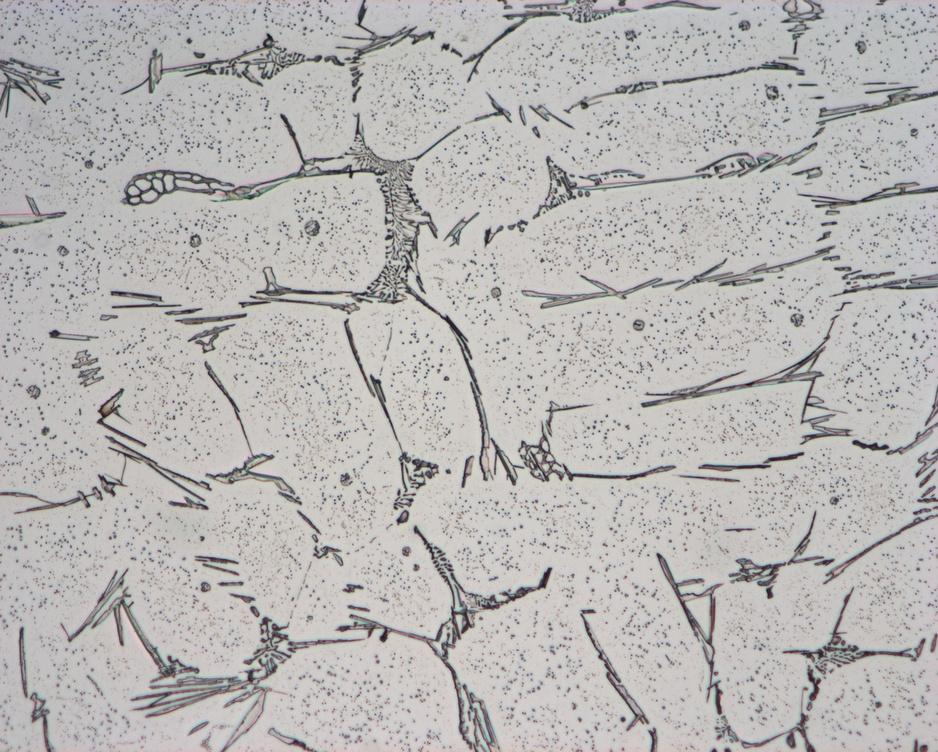
#> input picture Imageanalysis/c.97_500X-y8000_p3.JPG, 938 x 752 px, shrunk from 2752 x 2208 before the run
$ python particles_on_the_edge.py
#> lines starting #> are read from the running program, lines starting #| are printed output that depends on the picture; after the words box and inside, x2 and y2 are one past the last pixel; in counts of white or black regions, pixels touching at a corner belong together
import cv2
import pylab
import matplotlib.pyplot as plt
from scipy import ndimage
from PIL import Image
import numpy as np
import pandas as pd
import os

def CheckParticlesOnTheEdge(im,contours):

    columns = ['Perimeter','Area','Contour']
    conts = [cnt for cnt in contours]
    perimeters = [cv2.arcLength(cnt,True) for cnt in contours] # Get the Perimeters of each Contour. True is for closed contours.
    areas = [cv2.contourArea(cnt) for cnt in contours]
    hulls = [cv2.convexHull(cnt) for cnt in contours]

    df = pd.DataFrame(list(zip(perimeters, areas,conts)), columns=columns)
    df = df.sort_values(by=['Perimeter','Area'],ascending=False)

    x_size,y_size,_ = im.shape

    contour_edge = None
    row = df.iloc[0]
    #for k,row in df.iterrows():
    c = row['Contour']
    for point in c:
        x,y = point[0]
        print(point[0])
        '''
        if(x == 0 or x == x_size - 1):
            contour_edge = c
            print('x = ' + str(x))
        if(y == 0 or y == y_size - 1):
            contour_edge = c
            print('y = ' + str(y))
        '''


    plt_image = cv2.drawContours(im, contours, -1, (0,255,0), 3)

    CheckParticlesOnTheEdge(im,contours)
    plt_image = cv2.drawContours(im, contour_edge, -1, (0,255,0), 3)
    plt.imshow(plt_image)
    plt.show()


if __name__=='__main__':
    __loc__ = os.path.realpath(os.path.join(os.getcwd(),os.path.dirname(__file__)))
    filename = 'c.97_500X-y8000_p3.JPG'
    filepath = os.path.join(__loc__,filename)

    im = cv2.imread(filepath)
#> im is the input picture: shape (752, 938, 3); mean B, G, R 180.5, 181.8, 183.9

    #img2 = np.pad(im.copy(), ((1,1), (1,1), (0,0)), 'edge')
    # call openCV with img2, it will set all the border pixels in our new pad with 0
    # now get rid of our border
    #im = img2[1:-1,1:-1,:]
    # img is now set to the original dimensions, and the contours can be at the edge of the image


    imgray = cv2.cvtColor(im, cv2.COLOR_BGR2GRAY)
    ret, thresh = cv2.threshold(imgray, 127, 255, 0)
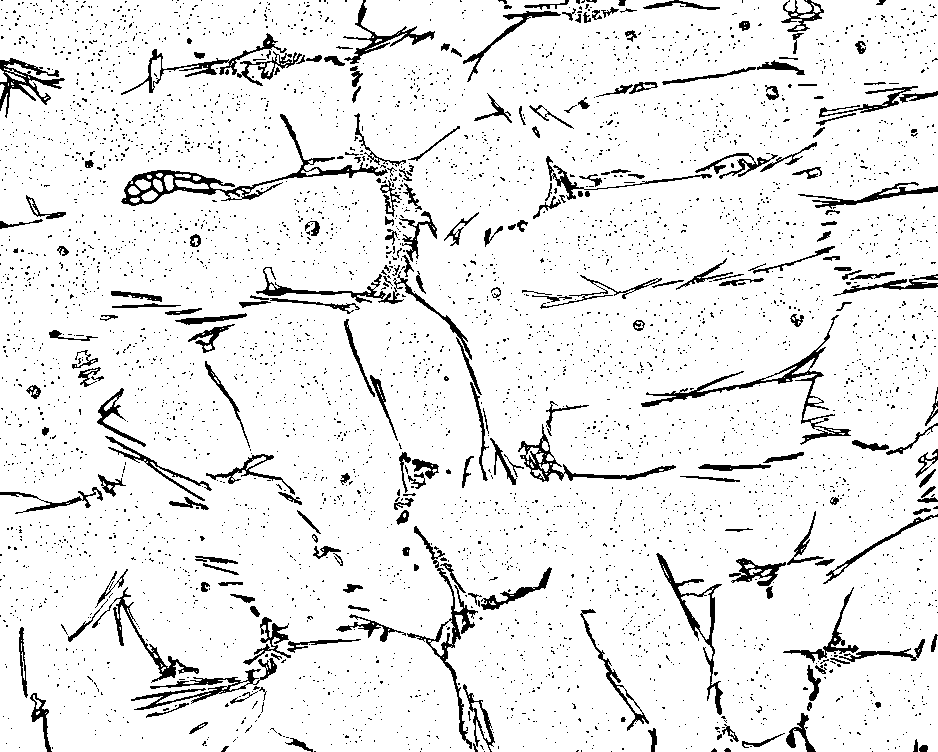
#> thresh: shape (752, 938); 91.9% white; 4380 black regions (4150 under 20 px), largest, box (x1, y1, x2, y2) and area: (121, 114, 388, 206) 2466, (641, 315, 851, 445) 1934, (407, 526, 478, 749) 1505

    can = cv2.Canny(imgray, 30, 100)
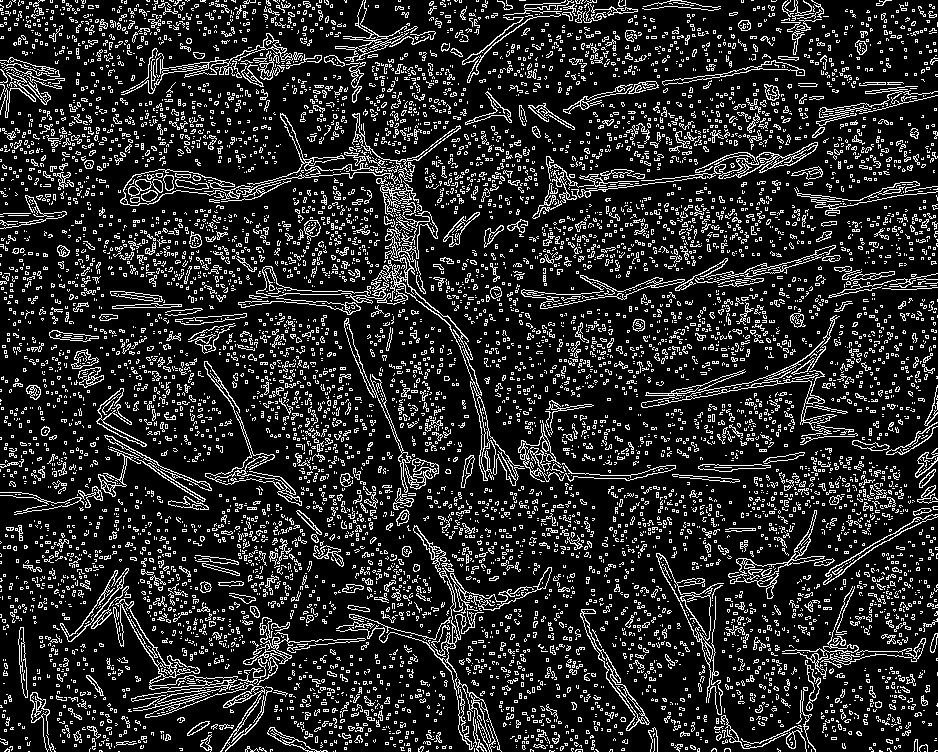
#> can: shape (752, 938); 15.7% white in thin lines or dots
    plt.imshow(can)
    plt.show()
    print(can)
#> (printed output is left out)
    exit()
#> (the program exits here)
